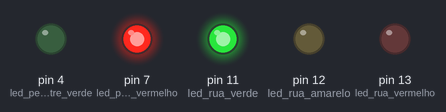
A sketch run on a simulated Arduino Uno, built with avr-gcc and run on an emulated ATmega328P. Parts: output pins drawn as LEDs (lit = HIGH).

Above: at 2.5 s.
At 6.0 s:
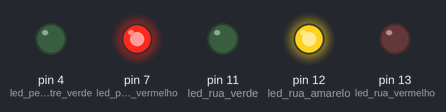
At 9.0 s:
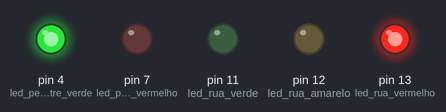
At 12.35 s:
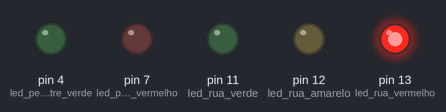
Timing chart, 0 to 16.6 s (numbered marks = the images above):
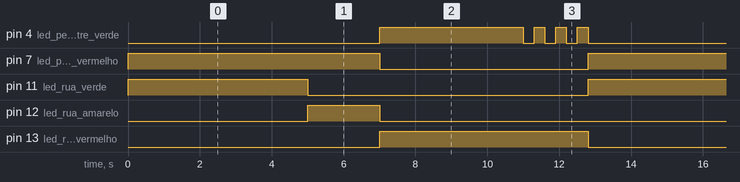

Measured:
- by itself, pin 4 (led_pedestre_verde): repeats every 12.8 s: 3 × (LOW 0.30 s, HIGH 0.30 s), LOW 7.0 s, HIGH 4.0 s
- by itself, pin 7 (led_pedestre_vermelho): alternates HIGH for 7.0 s and LOW for 5.8 s
- by itself, pin 11 (led_rua_verde): alternates HIGH for 5.0 s and LOW for 7.8 s
- by itself, pin 12 (led_rua_amarelo): alternates HIGH for 2.0 s and LOW for 10.8 s
- by itself, pin 13 (led_rua_vermelho): alternates HIGH for 5.8 s and LOW for 7.0 s

The sketch:

stoplight_pedestrian.ino
```cpp
int led_rua_vermelho = 13;
int led_rua_amarelo = 12;
int led_rua_verde = 11;

int led_pedestre_vermelho = 7;
int led_pedestre_verde = 4;

void setup()
{
  pinMode(led_rua_vermelho, OUTPUT);
  pinMode(led_rua_verde, OUTPUT);
  pinMode(led_rua_amarelo, OUTPUT);

  pinMode(led_pedestre_vermelho, OUTPUT);
  pinMode(led_pedestre_verde, OUTPUT);
}

void loop()
{
  // Fase 1: Carros verdes, pedestre vermelho
  digitalWrite(led_rua_verde, HIGH);
  digitalWrite(led_pedestre_vermelho, HIGH);
  delay(5000); // 5 segundos

  // Fase 2: Carros amarelo, pedestre ainda vermelho
  digitalWrite(led_rua_verde, LOW);
  digitalWrite(led_rua_amarelo, HIGH);
  delay(2000); // 2 segundos

  // Fase 3: Carros vermelho, pedestre verde
  digitalWrite(led_rua_amarelo, LOW);
  digitalWrite(led_rua_vermelho, HIGH);
  digitalWrite(led_pedestre_vermelho, LOW);
  digitalWrite(led_pedestre_verde, HIGH);
  delay(4000); // 4 segundos com pedestre verde

  // Fase 4: Piscar o verde do pedestre antes de parar
  for (int i = 0; i < 3; i++) {
    digitalWrite(led_pedestre_verde, LOW);
    delay(300);
    digitalWrite(led_pedestre_verde, HIGH);
    delay(300);
  }

  // Fase final: Volta para os carros
  digitalWrite(led_pedestre_verde, LOW);
  digitalWrite(led_pedestre_vermelho, HIGH);
  digitalWrite(led_rua_vermelho, LOW);
}
```
